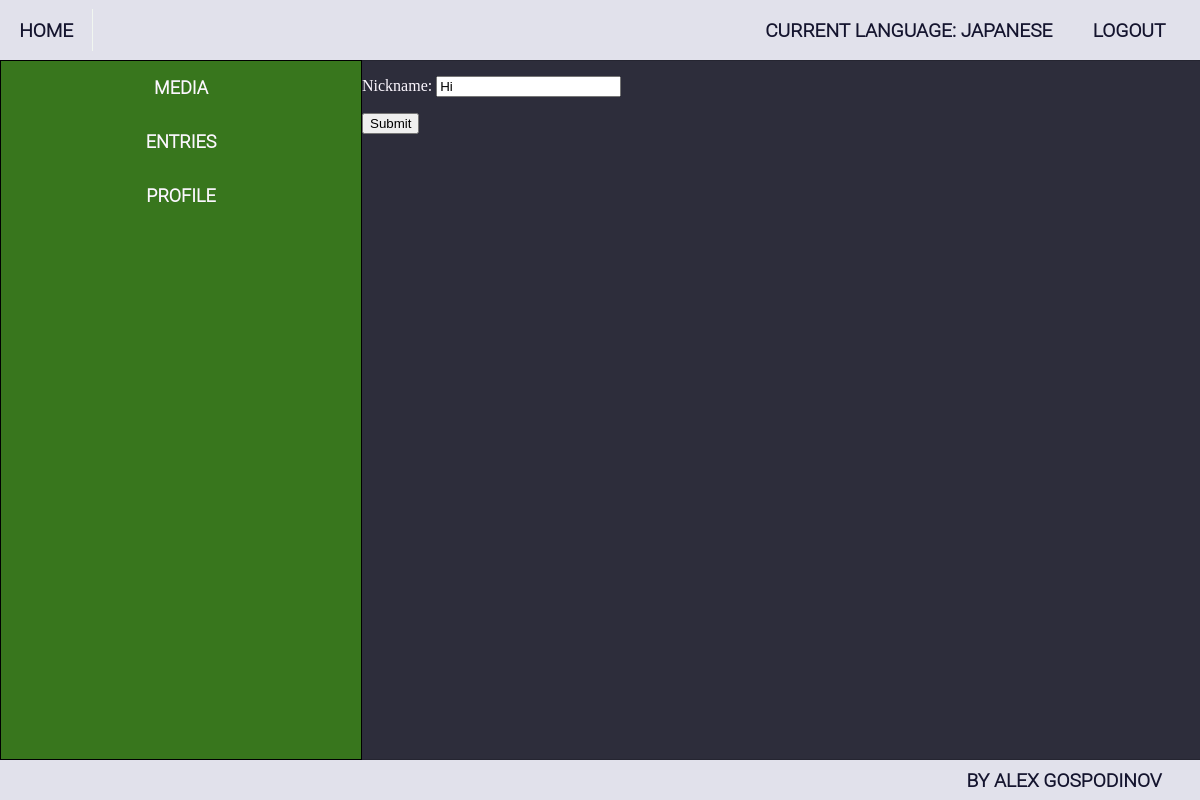
The app's page /accounts/profile/1/edit/ (signed in) with its own data.
### ImmersionTracker/accounts/models.py (models this page shows, shortened)
class ImmersionTrackerUser(auth_models.AbstractBaseUser, auth_models.PermissionsMixin):
    MAX_EMAIL_LENGTH = 150
    MAX_FIRST_NAME_LENGTH = 150
    MAX_LAST_NAME_LENGTH = 150
    email = models.EmailField(
        _("email address"),
        max_length=MAX_EMAIL_LENGTH,
        unique=True,
        error_messages={
            "unique": _("A user with that email already exists."),
        },
    )
    first_name = models.CharField(_("first name"), max_length=MAX_FIRST_NAME_LENGTH, blank=True)
    last_name = models.CharField(_("last name"), max_length=MAX_LAST_NAME_LENGTH, blank=True)
    is_staff = models.BooleanField(
        _("staff status"),
        default=False,
        help_text=_("Designates whether the user can log into this admin site."),
    )
    is_active = models.BooleanField(
        _("active"),
        default=True,
        help_text=_(
            "Designates whether this user should be treated as active. "
            "Unselect this instead of deleting accounts."
        ),
    )
    date_joined = models.DateTimeField(_("date joined"), default=timezone.now)
    object = ImmersionTrackerUserManager()
    USERNAME_FIELD = 'email'

class Profile(models.Model):
    NICKNAME_MAX_LENGTH = 20
    nickname = models.CharField(
        max_length=NICKNAME_MAX_LENGTH,
        blank=True,
        null=True,
    )
    current_language = models.ForeignKey('languages.Language', on_delete=models.SET_NULL, blank=True, null=True)
    user = models.OneToOneField(
        ImmersionTrackerUser,
        on_delete=models.CASCADE,
        related_name='profile',
        primary_key=True,
    )

### ImmersionTracker/languages/models.py (models this page shows, shortened)
class Language(models.Model):
    LANGUAGE_NAME_MAX_LENGTH = 20
    name = models.CharField(
        max_length=LANGUAGE_NAME_MAX_LENGTH,
        null=False,
        blank=False,
    )
    user_profile = models.ForeignKey(
        Profile,
        on_delete=models.CASCADE,
        related_name='languages',
        null=False,
        blank=False,
    )

### ImmersionTracker/accounts/views.py (the view)
# urls.py: path('<int:pk>/edit/', ProfileEditView.as_view(), name='profile_edit'),
class ProfileEditView(LoginRequiredMixin, views.UpdateView):
    queryset = Profile.objects.all()
    template_name = 'accounts/profile_edit.html'
    fields = ('nickname',)
    success_url = reverse_lazy('index')

### templates/accounts/profile_edit.html (shortened to what this page needs)
{% extends 'base.html' %}
{% block main_content %}
    <form action="{% url 'profile_edit' pk=request.user.id %}" method="post">
        {{ form.as_p }}
        <button type="submit"> Submit </button>
    </form>
{% endblock %}

### templates/base.html (shortened to what this page needs)
{% load static %}
<!DOCTYPE html>
<html lang="en">
<head>
    <link rel="stylesheet" href="{% static 'style/style.css' %}">
</head>
<body>
    <header>
        <div class="go-to-index-btn">
            <a href="{% url 'index' %}"> Home </a>
        </div>
        <div class="navigation">
            <ul class="header-nav logout-and-language">
                {% if request.user.is_authenticated %}
                    <li><a href="{% url 'languages_index' %}">Current Language:
                        {% if request.user.profile.current_language %}
                            {{ request.user.profile.current_language.name }}
                        {% else %}
                            None
                        {% endif %}
                        </a>
                    </li>
                    <li><a href="{% url 'logout' %}"> Logout </a></li>
                {% else %}
                    <li><a href="{% url 'login' %}"> Log In </a></li>
                    <li><a href="{% url 'register_account' %}"> Register </a></li>
                {% endif %}
            </ul>
        </div>
    </header>
    <div class="base-wrapper">
    <div class="sidebar">
        <ul class="sidebar-buttons">
            {% if request.user.is_authenticated %}
                <li class="sidebar-button"><a href="{% url 'all_media' %}"><span>Media</span> </a></li>
                <li class="sidebar-button"><a href="{% url 'all_entries' %}"><span>Entries</span></a></li>
                <li class="sidebar-button"><a href="{% url 'profile_details' pk=request.user.id %}"><span>Profile</span></a></li>
            {% endif %}
        </ul>
    </div>
        {% block main_content %}
        {% endblock %}
    </div>
    <footer class="footer">
        <p class="credit">By Alex Gospodinov</p>
    </footer>
</body>
</html>

### staticfiles/style/main.css (style rules this page uses)
body { background-color: #2d2d3b; color: #FCF7FF; height: 100vh; margin: 0; padding: 0; display: flex; flex-direction: column; }
a { color: inherit; text-decoration: none; }
.base-wrapper { flex: 1; display: flex; }
html { overflow: hidden; }

### staticfiles/style/header_footer_and_sidebar.css (style rules this page uses)
header, footer { background-color: #e1e1eb; color: #14142e; font-size: larger; font-family: "Roboto Light", sans-serif; font-weight: bold; text-transform: uppercase; height: 60px; box-shadow: 1px 0 1px black; display: flex; flex-direction: row; align-items: center; }
.footer { height: 40px; justify-content: end; padding-right: 2em; }
.navigation { display: flex; flex-direction: row; justify-content: end; flex: 1; }
.header-nav { margin: 1em 0 1em 0; padding: 0 1em 0 1em; list-style-type: none; display: flex; flex-direction: row; gap: 0.5em; }
.header-nav > li { padding: 0.5em 0.8em 0.5em 0.8em }
.go-to-index-btn { flex: 0; padding: 0.5em 1em 0.5em 1em; margin-right: 0.5em; border-right: 0.1em solid #f1f6f0; }
.sidebar { width: 20em; background-color: #38761d; border: 1px solid black; font-size: large; font-family: "Roboto Light", sans-serif; font-weight: bold; }
.sidebar > ul { list-style-type: none; text-transform: uppercase; }
.sidebar-button { width: 100%; height: 3em; line-height: 3em; text-align: center; }
.sidebar-button > a { display: block; height: 100%; }
ul { padding: 0; margin: 0; }

### records on screen
ImmersionTrackerUser: user.profile.current_language.name "JAPANESE"
Profile: nickname "Hi"
